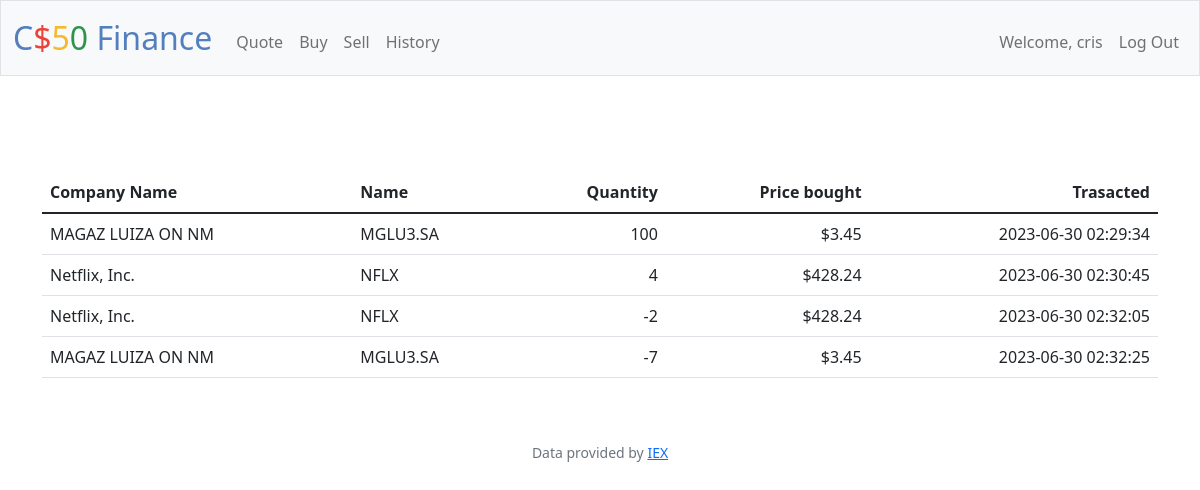
Screenshot of /history (signed in) with the database file from the repository.
### tables this page shows
CREATE TABLE users (id INTEGER PRIMARY KEY AUTOINCREMENT NOT NULL, username TEXT NOT NULL, hash TEXT NOT NULL, cash NUMERIC NOT NULL DEFAULT 10000.00);

CREATE TABLE logs (
    id INTEGER NOT NULL,
    companyName TEXT NOT NULL,
    symbol TEXT NOT NULL,
    transactionPrice NUMERIC NOT NULL,
    action TEXT NOT NULL,
    quantity INTEGER NOT NULL,
    totalPrice NUMERIC GENERATED ALWAYS AS (transactionPrice * quantity) STORED,
    time DATETIME DEFAULT CURRENT_TIMESTAMP, 
    FOREIGN KEY(id) REFERENCES users(id)
);

### app.py (the view)
@app.route("/history")
@login_required
def history():
    logs = db.execute("SELECT symbol,companyName, transactionPrice, time, quantity FROM logs WHERE id = ?", session['user_id'])
    return render_template("history.html", stocks=logs)

### app.py (called while the page is built)
@app.before_request
def before_request():
    if session.get('user_id'):
        username = db.execute('SELECT username FROM users WHERE id LIKE ?', session.get('user_id'))
        g.username = username[0]['username']
    else:
        g.username = None

@app.after_request
def after_request(response):
    response.headers["Cache-Control"] = "no-cache, no-store, must-revalidate"
    response.headers["Expires"] = 0
    response.headers["Pragma"] = "no-cache"
    return response

### helpers.py (called while the page is built)
def login_required(f):
    @wraps(f)
    def decorated_function(*args, **kwargs):
        if session.get("user_id") is None:
            return redirect("/login")
        return f(*args, **kwargs)
    return decorated_function

### templates/history.html (shortened to what this page needs)
{% extends "layout.html" %}
{% block main %}
    <div class="container mx-auto">
        {% if stocks %}
            <table class="table mt-5 text-end">
                <thead>
                    <tr>
                        <th class="text-start">Company Name</th>
                        <th class="text-start">Name</th>
                        <th>Quantity</th>
                        <th>Price bought</th>
                        <th>Trasacted</th>
                    </tr>
                </thead>
                <tbody>
                    {% for row in stocks %}
                    <tr>
                        <td class="text-start"> {{ row['companyName']}}</td>
                        <td class="text-start"> {{ row['symbol'] }} </td>
                        <td> {{ row['quantity'] }} </td>
                        <td> ${{ row['transactionPrice'] }} </td>
                        <td> {{ row['time'] }} </td>
                    </tr>
                    {% endfor %}
                </tbody>
            </table>
        {% endif %}
    </div>
{% endblock %}

### templates/layout.html (shortened to what this page needs)
<!DOCTYPE html>
<html lang="en">
    <head>
        <link href="https://cdn.jsdelivr.net/npm/bootstrap@5.1.3/dist/css/bootstrap.min.css" rel="stylesheet">
        <link href="/static/styles.css" rel="stylesheet">
    </head>
    <body>
        <nav class="bg-light border navbar navbar-expand-md navbar-light">
            <div class="container-fluid">
                <a class="navbar-brand" href="/"><span class="blue">C</span><span class="red">$</span><span class="yellow">5</span><span class="green">0</span> <span class="blue">Finance</span></a>
                <div class="collapse navbar-collapse" id="navbar">
                    {% if session["user_id"] %}
                        <ul class="navbar-nav me-auto mt-2">
                            <li class="nav-item"><a class="nav-link" href="/quote">Quote</a></li>
                            <li class="nav-item"><a class="nav-link" href="/buy">Buy</a></li>
                            <li class="nav-item"><a class="nav-link" href="/sell">Sell</a></li>
                            <li class="nav-item"><a class="nav-link" href="/history">History</a></li>
                        </ul>
                        <ul class="navbar-nav ms-auto mt-2">
                            <li class="nav-item"><a href="/" class="nav-link">Welcome, {{ g.username }}</a>  </li>
                            <li class="nav-item"><a class="nav-link" href="/logout">Log Out</a></li>
                        </ul>
                    {% else %}
                        <ul class="navbar-nav ms-auto mt-2">
                            <li class="nav-item"><a class="nav-link" href="/register">Register</a></li>
                            <li class="nav-item"><a class="nav-link" href="/login">Log In</a></li>
                        </ul>
                    {% endif %}
                </div>
            </div>
        </nav>
        <main class="container-fluid py-5 text-center">
            {% block main %}{% endblock %}
        </main>
        <footer class="mb-5 small text-center text-muted">
            Data provided by <a href="https://iexcloud.io/">IEX</a>
        </footer>
    </body>
</html>

### static/styles.css (style rules this page uses)
nav .navbar-brand { font-size: xx-large; }
nav .navbar-brand .blue { color: #537fbe; }
nav .navbar-brand .red { color: #ea433b; }
nav .navbar-brand .yellow { color: #f5b82e; }
nav .navbar-brand .green { color: #2e944b; }

### rows the page displays
users: username "cris"
logs: companyName "MAGAZ LUIZA ON NM", symbol "MGLU3.SA", quantity "100", transactionPrice "3.45", time "2023-06-30 02:29:34"
logs: companyName "Netflix, Inc.", symbol "NFLX", quantity "4", transactionPrice "428.24", time "2023-06-30 02:30:45"
logs: companyName "Netflix, Inc.", symbol "NFLX", quantity "-2", transactionPrice "428.24", time "2023-06-30 02:32:05"
logs: companyName "MAGAZ LUIZA ON NM", symbol "MGLU3.SA", quantity "-7", transactionPrice "3.45", time "2023-06-30 02:32:25"
